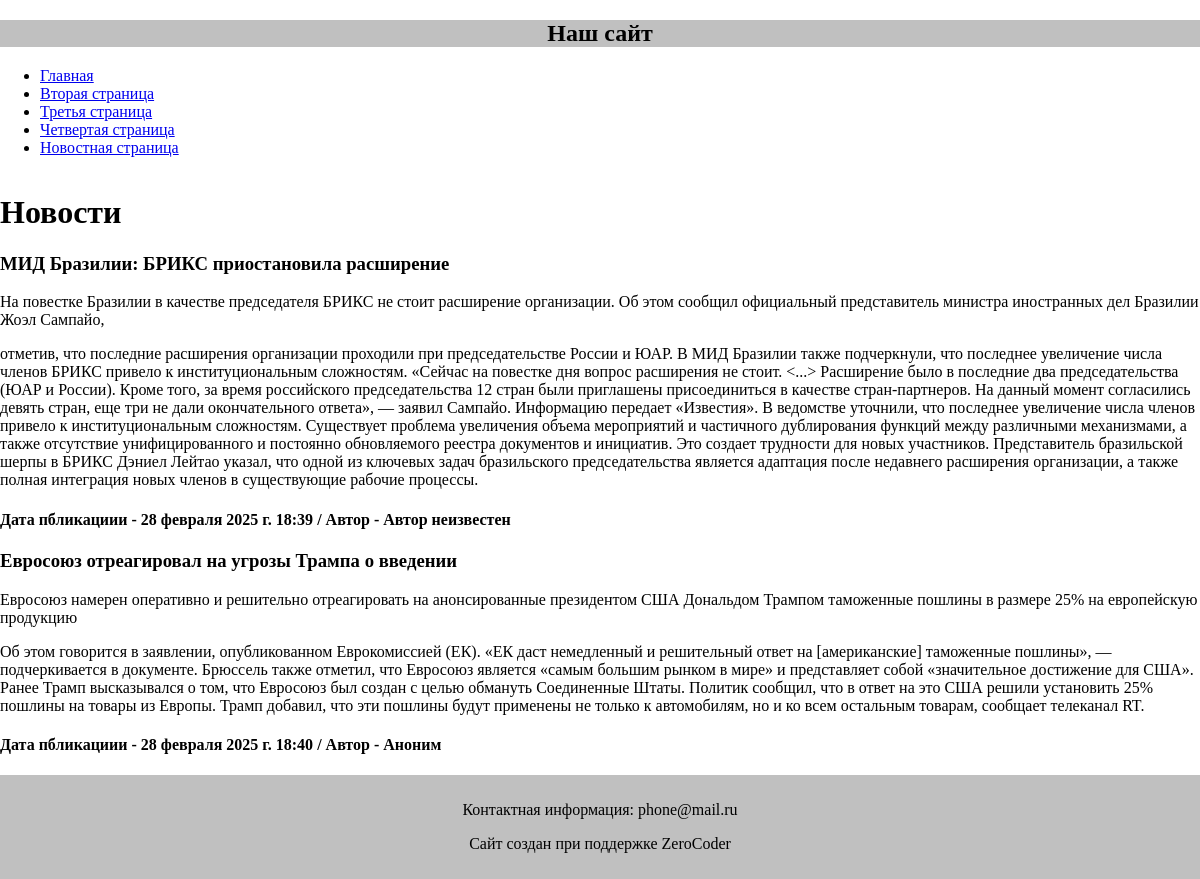
Page /news/ on the committed database.
### news/models.py (models this page shows, shortened)
class News_post(models.Model):
	title = models.CharField('Название новости', max_length=50)
	author = models.CharField('Автор', max_length=20, default='NoName')
	short_description = models.CharField('Краткое описание новости', max_length=200)
	text = models.TextField('Новость')
	pub_date = models.DateTimeField('Дата публикации')
	class Meta:
		verbose_name = 'Новость'
		verbose_name_plural = 'Новости'

### news/views.py (the view)
# urls.py: path('', views.index, name='home'),
def home(request):
    news = News_post.objects.all()
    return render(request, 'news/news.html', {'news': news})

### news/templates/news/news.html (shortened to what this page needs)
{% extends 'main/layoute.html' %}
{% block content%}
<h1>Новости</h1>
{% for new in news %}
	<div>
		<h3> {{ new.title }} </h3>
		<p> {{ new.short_description }} </p>
		<p> {{ new.text }} </p>
		<h4> Дата пбликациии - {{ new.pub_date }} / Автор - {{ new.author }}</h4>
	</div>
{% endfor %}
{% endblock %}

### main/templates/main/layoute.html (shortened to what this page needs)
{% load static %}
<html lang="en">
<head>
    <link rel="stylesheet" href="{% static 'main/css/main.css' %}">
</head>
<body>
    <aside>
        <h1>Наш сайт</h1>
        {% include 'main/nav.html'%}
    </aside>
    <main>
        {% block content %}
        {% endblock %}
    </main>
    {% include 'main/footer.html'%}
</body>
</html>

### main/templates/main/nav.html
<ul>
    <li><a href="{% url 'home' %}">Главная</a></li>
    <li><a href="{% url 'page2' %}">Вторая страница</a></li>
    <li><a href="{% url 'page3' %}">Третья страница</a></li>
    <li><a href="{% url 'page4' %}">Четвертая страница</a></li>
    <li><a class="nav-link" href="{% url 'news_home' %}">Новостная страница</a></li>
</ul>

### main/templates/main/footer.html
  <footer>
    <p>Контактная информация: phone@mail.ru</p>
    <p>Сайт создан при поддержке ZeroCoder</p>
  </footer>

### main/static/main/css/main.css (style rules this page uses)
body { margin: 0; display: flex; flex-direction: column; min-height: 100vh; }
main { flex: 1; }
footer { background-color: Silver; text-align: center; padding: 10px 0; position: relative; bottom: 0; width: 100%; }
aside h1 { background-color: Silver; text-align: center; }

### rows in the picture
News_post: title "МИД Бразилии: БРИКС приостановила расширение", short_description "На повестке Бразилии в качестве председателя БРИКС не стоит расширение организации. Об этом сообщил официальный представитель министра иностранных дел Бразилии Жоэл Сампайо,", text "отметив, что последние расширения организации проходили при председательстве России и ЮАР. В МИД Бразилии также подчеркнули, что последнее увеличение числа членов БРИКС привело к институциональным сложностям. «Сейчас на повестке дня вопрос расширения не стоит. <...> Расширение было в последние два председательства (ЮАР и России). Кроме того, за время российского председательства 12 стран были приглашены присоединиться в качестве стран-партнеров. На данный момент согласились девять стран, еще три не дали окончательного ответа», — заявил Сампайо. Информацию передает «Известия». В ведомстве уточнили, что последнее увеличение числа членов привело к институциональным сложностям. Существует…", pub_date "28 февраля 2025 г. 18:39", author "Автор неизвестен"
News_post: title "Евросоюз отреагировал на угрозы Трампа о введении", short_description "Евросоюз намерен оперативно и решительно отреагировать на анонсированные президентом США Дональдом Трампом таможенные пошлины в размере 25% на европейскую продукцию", text "Об этом говорится в заявлении, опубликованном Еврокомиссией (ЕК). «ЕК даст немедленный и решительный ответ на [американские] таможенные пошлины», — подчеркивается в документе. Брюссель также отметил, что Евросоюз является «самым большим рынком в мире» и представляет собой «значительное достижение для США». Ранее Трамп высказывался о том, что Евросоюз был создан с целью обмануть Соединенные Штаты. Политик сообщил, что в ответ на это США решили установить 25% пошлины на товары из Европы. Трамп добавил, что эти пошлины будут применены не только к автомобилям, но и ко всем остальным товарам, сообщает телеканал RT.", pub_date "28 февраля 2025 г. 18:40", author "Аноним"
